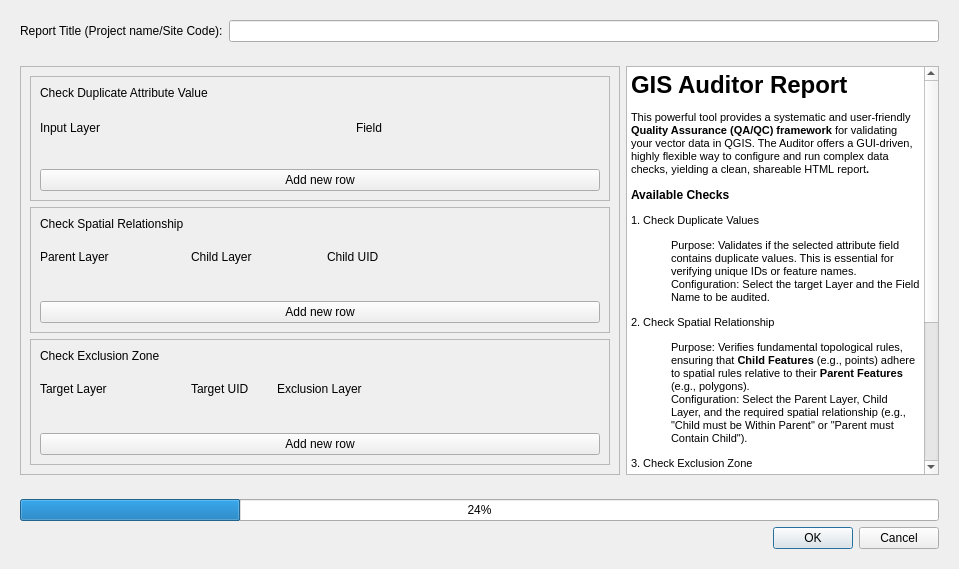
<?xml version="1.0" encoding="UTF-8"?>
<ui version="4.0">
 <class>GISAuditorReportDialogBase</class>
 <widget class="QDialog" name="GISAuditorReportDialogBase">
  <property name="geometry">
   <rect>
    <x>0</x>
    <y>0</y>
    <width>959</width>
    <height>569</height>
   </rect>
  </property>
  <property name="minimumSize">
   <size>
    <width>600</width>
    <height>400</height>
   </size>
  </property>
  <property name="maximumSize">
   <size>
    <width>1000</width>
    <height>800</height>
   </size>
  </property>
  <property name="baseSize">
   <size>
    <width>500</width>
    <height>400</height>
   </size>
  </property>
  <property name="windowTitle">
   <string>GIS Auditor Report</string>
  </property>
  <layout class="QGridLayout" name="gridLayout_3">
   <property name="sizeConstraint">
    <enum>QLayout::SetDefaultConstraint</enum>
   </property>
   <item row="4" column="0">
    <widget class="QWidget" name="contentWidget" native="true">
     <layout class="QGridLayout" name="gridLayout_2" columnstretch="0,70,30">
      <item row="0" column="2">
       <widget class="QTextBrowser" name="helpTextBrowser">
        <property name="html">
         <string>&lt;!DOCTYPE HTML PUBLIC &quot;-//W3C//DTD HTML 4.0//EN&quot; &quot;http://www.w3.org/TR/REC-html40/strict.dtd&quot;&gt;
&lt;html&gt;&lt;head&gt;&lt;meta name=&quot;qrichtext&quot; content=&quot;1&quot; /&gt;&lt;style type=&quot;text/css&quot;&gt;
p, li { white-space: pre-wrap; }
&lt;/style&gt;&lt;/head&gt;&lt;body style=&quot; font-family:'MS Shell Dlg 2'; font-size:8.25pt; font-weight:400; font-style:normal;&quot;&gt;
&lt;h1 style=&quot; margin-top:18px; margin-bottom:12px; margin-left:0px; margin-right:0px; -qt-block-indent:0; text-indent:0px;&quot;&gt;&lt;span style=&quot; font-size:xx-large; font-weight:600;&quot;&gt;GIS Auditor Report&lt;/span&gt;&lt;/h1&gt;
&lt;p style=&quot; margin-top:12px; margin-bottom:12px; margin-left:0px; margin-right:0px; -qt-block-indent:0; text-indent:0px;&quot;&gt;This powerful tool provides a systematic and user-friendly &lt;span style=&quot; font-weight:600;&quot;&gt;Quality Assurance (QA/QC) framework&lt;/span&gt; for validating your vector data in QGIS. The Auditor offers a GUI-driven, highly flexible way to configure and run complex data checks, yielding a clean, shareable HTML&lt;span style=&quot; font-weight:600;&quot;&gt; &lt;/span&gt;report&lt;span style=&quot; font-weight:600;&quot;&gt;.&lt;/span&gt;&lt;/p&gt;
&lt;h4 style=&quot; margin-top:12px; margin-bottom:12px; margin-left:0px; margin-right:0px; -qt-block-indent:0; text-indent:0px;&quot;&gt;&lt;span style=&quot; font-size:medium; font-weight:600;&quot;&gt;Available Checks&lt;/span&gt;&lt;/h4&gt;
&lt;p style=&quot; margin-top:12px; margin-bottom:12px; margin-left:0px; margin-right:0px; -qt-block-indent:0; text-indent:0px;&quot;&gt;1. Check Duplicate Values&lt;/p&gt;
&lt;p style=&quot; margin-top:0px; margin-bottom:0px; margin-left:0px; margin-right:0px; -qt-block-indent:1; text-indent:0px;&quot;&gt;Purpose: Validates if the selected attribute field contains duplicate values. This is essential for verifying unique IDs or feature names.            &lt;/p&gt;
&lt;p style=&quot; margin-top:0px; margin-bottom:0px; margin-left:0px; margin-right:0px; -qt-block-indent:1; text-indent:0px;&quot;&gt;Configuration: Select the target Layer and the Field Name to be audited.                &lt;/p&gt;
&lt;p style=&quot; margin-top:12px; margin-bottom:12px; margin-left:0px; margin-right:0px; -qt-block-indent:0; text-indent:0px;&quot;&gt;&lt;span style=&quot; font-size:8pt;&quot;&gt;2. Check Spatial Relationship&lt;/span&gt;&lt;/p&gt;
&lt;p style=&quot; margin-top:0px; margin-bottom:0px; margin-left:0px; margin-right:0px; -qt-block-indent:1; text-indent:0px;&quot;&gt;Purpose: Verifies fundamental topological rules, ensuring that &lt;span style=&quot; font-weight:600;&quot;&gt;Child Features&lt;/span&gt; (e.g., points) adhere to spatial rules relative to their &lt;span style=&quot; font-weight:600;&quot;&gt;Parent Features&lt;/span&gt; (e.g., polygons).            &lt;/p&gt;
&lt;p style=&quot; margin-top:0px; margin-bottom:0px; margin-left:0px; margin-right:0px; -qt-block-indent:1; text-indent:0px;&quot;&gt;Configuration: Select the Parent Layer, Child Layer, and the required spatial relationship (e.g., &amp;quot;Child must be Within Parent&amp;quot; or &amp;quot;Parent must Contain Child&amp;quot;).                &lt;/p&gt;
&lt;p style=&quot; margin-top:12px; margin-bottom:12px; margin-left:0px; margin-right:0px; -qt-block-indent:0; text-indent:0px;&quot;&gt;&lt;span style=&quot; font-size:8pt;&quot;&gt;3. Check Exclusion Zone&lt;/span&gt;&lt;/p&gt;
&lt;p style=&quot; margin-top:0px; margin-bottom:12px; margin-left:0px; margin-right:0px; -qt-block-indent:0; text-indent:0px;&quot;&gt; Purpose: Identifies features that violate a predefined restricted area. This check ensures that the &lt;span style=&quot; font-weight:600;&quot;&gt;Target Layer&lt;/span&gt; does not intersect or touch the *Exclusion Zone. &lt;/p&gt;
&lt;p style=&quot; margin-top:0px; margin-bottom:0px; margin-left:0px; margin-right:0px; -qt-block-indent:1; text-indent:0px;&quot;&gt;Configuration: Select the Target Layer and the Exclusion Zone Layer.            &lt;/p&gt;
&lt;h4 style=&quot; margin-top:12px; margin-bottom:12px; margin-left:0px; margin-right:0px; -qt-block-indent:0; text-indent:0px;&quot;&gt;&lt;span style=&quot; font-size:medium; font-weight:600;&quot;&gt;Usage Instructions&lt;/span&gt;&lt;/h4&gt;
&lt;ol style=&quot;margin-top: 0px; margin-bottom: 0px; margin-left: 0px; margin-right: 0px; -qt-list-indent: 1;&quot;&gt;&lt;li style=&quot;&quot; style=&quot; margin-top:12px; margin-bottom:0px; margin-left:0px; margin-right:0px; -qt-block-indent:0; text-indent:0px;&quot;&gt;&lt;span style=&quot; font-weight:600;&quot;&gt;Add Configuration:&lt;/span&gt; Click the &lt;span style=&quot; font-weight:600;&quot;&gt;Add one row&lt;/span&gt; button under the desired check type to add a configuration row.    &lt;/li&gt;
&lt;li style=&quot;&quot; style=&quot; margin-top:0px; margin-bottom:0px; margin-left:0px; margin-right:0px; -qt-block-indent:0; text-indent:0px;&quot;&gt;&lt;span style=&quot; font-weight:600;&quot;&gt;Configure Parameters:&lt;/span&gt; Select the required &lt;span style=&quot; font-weight:600;&quot;&gt;Layer&lt;/span&gt; and &lt;span style=&quot; font-weight:600;&quot;&gt;Field/Relationship&lt;/span&gt; parameters for the new row.    &lt;/li&gt;
&lt;li style=&quot;&quot; style=&quot; margin-top:0px; margin-bottom:12px; margin-left:0px; margin-right:0px; -qt-block-indent:0; text-indent:0px;&quot;&gt;&lt;span style=&quot; font-weight:600;&quot;&gt;Run Audit:&lt;/span&gt; Click the &lt;span style=&quot; font-weight:600;&quot;&gt;Run&lt;/span&gt; button at the bottom right. The plugin will execute all configured checks.&lt;/li&gt;&lt;/ol&gt;&lt;/body&gt;&lt;/html&gt;</string>
        </property>
       </widget>
      </item>
      <item row="0" column="1">
       <widget class="QScrollArea" name="scrollArea">
        <property name="maximumSize">
         <size>
          <width>600</width>
          <height>16777215</height>
         </size>
        </property>
        <property name="baseSize">
         <size>
          <width>600</width>
          <height>500</height>
         </size>
        </property>
        <property name="widgetResizable">
         <bool>true</bool>
        </property>
        <widget class="QWidget" name="scrollAreaWidgetContents">
         <property name="geometry">
          <rect>
           <x>0</x>
           <y>0</y>
           <width>598</width>
           <height>413</height>
          </rect>
         </property>
         <layout class="QGridLayout" name="gridLayout">
          <item row="2" column="0">
           <widget class="QFrame" name="exclusionCheckSection">
            <property name="frameShape">
             <enum>QFrame::StyledPanel</enum>
            </property>
            <property name="frameShadow">
             <enum>QFrame::Raised</enum>
            </property>
            <layout class="QVBoxLayout" name="verticalLayout_4">
             <item>
              <widget class="QLabel" name="exclusionLabel">
               <property name="font">
                <font>
                 <pointsize>9</pointsize>
                </font>
               </property>
               <property name="text">
                <string>Check Exclusion Zone</string>
               </property>
              </widget>
             </item>
             <item>
              <layout class="QVBoxLayout" name="exclusionCheckContent" stretch="5,90,0,5">
               <item>
                <widget class="QWidget" name="labelExclusionWidget" native="true">
                 <layout class="QHBoxLayout" name="horizontalLayout_3" stretch="25,25,25,0">
                  <property name="leftMargin">
                   <number>0</number>
                  </property>
                  <property name="topMargin">
                   <number>10</number>
                  </property>
                  <property name="bottomMargin">
                   <number>0</number>
                  </property>
                  <item>
                   <widget class="QLabel" name="targetLayerLabel">
                    <property name="maximumSize">
                     <size>
                      <width>145</width>
                      <height>16777215</height>
                     </size>
                    </property>
                    <property name="text">
                     <string>Target Layer</string>
                    </property>
                   </widget>
                  </item>
                  <item>
                   <widget class="QLabel" name="targetLayerUID">
                    <property name="maximumSize">
                     <size>
                      <width>80</width>
                      <height>16777215</height>
                     </size>
                    </property>
                    <property name="text">
                     <string>Target UID</string>
                    </property>
                   </widget>
                  </item>
                  <item>
                   <widget class="QLabel" name="exclusionLayerLabel">
                    <property name="maximumSize">
                     <size>
                      <width>130</width>
                      <height>16777215</height>
                     </size>
                    </property>
                    <property name="text">
                     <string>Exclusion Layer</string>
                    </property>
                   </widget>
                  </item>
                  <item>
                   <spacer name="horizontalSpacer_2">
                    <property name="orientation">
                     <enum>Qt::Horizontal</enum>
                    </property>
                    <property name="sizeHint" stdset="0">
                     <size>
                      <width>40</width>
                      <height>20</height>
                     </size>
                    </property>
                   </spacer>
                  </item>
                 </layout>
                </widget>
               </item>
               <item>
                <layout class="QHBoxLayout" name="exclusionCheckBaseRow"/>
               </item>
               <item>
                <spacer name="verticalSpacer_3">
                 <property name="orientation">
                  <enum>Qt::Vertical</enum>
                 </property>
                 <property name="sizeHint" stdset="0">
                  <size>
                   <width>20</width>
                   <height>40</height>
                  </size>
                 </property>
                </spacer>
               </item>
               <item>
                <widget class="QPushButton" name="addExclusionButton">
                 <property name="text">
                  <string>Add new row</string>
                 </property>
                </widget>
               </item>
              </layout>
             </item>
            </layout>
           </widget>
          </item>
          <item row="0" column="0">
           <widget class="QFrame" name="duplicateCheckSection">
            <property name="frameShape">
             <enum>QFrame::StyledPanel</enum>
            </property>
            <property name="frameShadow">
             <enum>QFrame::Raised</enum>
            </property>
            <layout class="QVBoxLayout" name="verticalLayout_3">
             <item>
              <widget class="QLabel" name="duplicateLabel">
               <property name="font">
                <font>
                 <pointsize>9</pointsize>
                </font>
               </property>
               <property name="text">
                <string>Check Duplicate Attribute Value</string>
               </property>
              </widget>
             </item>
             <item>
              <layout class="QVBoxLayout" name="duplicateCheckContent" stretch="5,90,0,5">
               <item>
                <widget class="QWidget" name="labelDuplicateWidget" native="true">
                 <layout class="QHBoxLayout" name="horizontalLayout_2" stretch="65,40">
                  <property name="leftMargin">
                   <number>0</number>
                  </property>
                  <property name="topMargin">
                   <number>15</number>
                  </property>
                  <property name="rightMargin">
                   <number>0</number>
                  </property>
                  <property name="bottomMargin">
                   <number>0</number>
                  </property>
                  <item>
                   <widget class="QLabel" name="duplicateLayerLabel">
                    <property name="maximumSize">
                     <size>
                      <width>310</width>
                      <height>16777215</height>
                     </size>
                    </property>
                    <property name="text">
                     <string>Input Layer</string>
                    </property>
                   </widget>
                  </item>
                  <item>
                   <widget class="QLabel" name="duplicateFieldLabel">
                    <property name="maximumSize">
                     <size>
                      <width>300</width>
                      <height>16777215</height>
                     </size>
                    </property>
                    <property name="text">
                     <string>Field</string>
                    </property>
                   </widget>
                  </item>
                 </layout>
                </widget>
               </item>
               <item>
                <layout class="QHBoxLayout" name="duplicateCheckBaseRow">
                 <property name="spacing">
                  <number>0</number>
                 </property>
                 <property name="bottomMargin">
                  <number>0</number>
                 </property>
                </layout>
               </item>
               <item>
                <spacer name="verticalSpacer">
                 <property name="orientation">
                  <enum>Qt::Vertical</enum>
                 </property>
                 <property name="sizeHint" stdset="0">
                  <size>
                   <width>20</width>
                   <height>40</height>
                  </size>
                 </property>
                </spacer>
               </item>
               <item>
                <widget class="QPushButton" name="addDuplicateLayerButton">
                 <property name="minimumSize">
                  <size>
                   <width>80</width>
                   <height>0</height>
                  </size>
                 </property>
                 <property name="text">
                  <string>Add new row</string>
                 </property>
                </widget>
               </item>
              </layout>
             </item>
            </layout>
           </widget>
          </item>
          <item row="1" column="0">
           <widget class="QFrame" name="spatialCheckSection">
            <property name="frameShape">
             <enum>QFrame::StyledPanel</enum>
            </property>
            <property name="frameShadow">
             <enum>QFrame::Raised</enum>
            </property>
            <layout class="QVBoxLayout" name="verticalLayout">
             <item>
              <widget class="QLabel" name="spatialLabel">
               <property name="font">
                <font>
                 <pointsize>9</pointsize>
                </font>
               </property>
               <property name="text">
                <string>Check Spatial Relationship</string>
               </property>
              </widget>
             </item>
             <item>
              <layout class="QVBoxLayout" name="spatialCheckContent" stretch="5,90,0,5">
               <item>
                <widget class="QWidget" name="labelSpatialWidget" native="true">
                 <layout class="QHBoxLayout" name="horizontalLayout_4" stretch="25,25,25,0">
                  <property name="leftMargin">
                   <number>0</number>
                  </property>
                  <property name="topMargin">
                   <number>10</number>
                  </property>
                  <property name="bottomMargin">
                   <number>0</number>
                  </property>
                  <item>
                   <widget class="QLabel" name="parentLabel">
                    <property name="maximumSize">
                     <size>
                      <width>145</width>
                      <height>16777215</height>
                     </size>
                    </property>
                    <property name="text">
                     <string>Parent Layer</string>
                    </property>
                    <property name="textFormat">
                     <enum>Qt::AutoText</enum>
                    </property>
                    <property name="alignment">
                     <set>Qt::AlignLeading|Qt::AlignLeft|Qt::AlignVCenter</set>
                    </property>
                   </widget>
                  </item>
                  <item>
                   <widget class="QLabel" name="childLabel">
                    <property name="maximumSize">
                     <size>
                      <width>130</width>
                      <height>16777215</height>
                     </size>
                    </property>
                    <property name="text">
                     <string>Child Layer</string>
                    </property>
                   </widget>
                  </item>
                  <item>
                   <widget class="QLabel" name="childLayerUIDlabel">
                    <property name="maximumSize">
                     <size>
                      <width>100</width>
                      <height>16777215</height>
                     </size>
                    </property>
                    <property name="text">
                     <string>Child UID</string>
                    </property>
                   </widget>
                  </item>
                  <item>
                   <spacer name="horizontalSpacer">
                    <property name="orientation">
                     <enum>Qt::Horizontal</enum>
                    </property>
                    <property name="sizeHint" stdset="0">
                     <size>
                      <width>40</width>
                      <height>20</height>
                     </size>
                    </property>
                   </spacer>
                  </item>
                 </layout>
                </widget>
               </item>
               <item>
                <layout class="QHBoxLayout" name="spatialCheckBaseRow"/>
               </item>
               <item>
                <spacer name="verticalSpacer_2">
                 <property name="orientation">
                  <enum>Qt::Vertical</enum>
                 </property>
                 <property name="sizeHint" stdset="0">
                  <size>
                   <width>20</width>
                   <height>40</height>
                  </size>
                 </property>
                </spacer>
               </item>
               <item>
                <widget class="QPushButton" name="addSpatialButton">
                 <property name="text">
                  <string>Add new row</string>
                 </property>
                </widget>
               </item>
              </layout>
             </item>
            </layout>
           </widget>
          </item>
         </layout>
        </widget>
       </widget>
      </item>
     </layout>
    </widget>
   </item>
   <item row="5" column="0">
    <widget class="QWidget" name="bottomWidget" native="true">
     <layout class="QVBoxLayout" name="verticalLayout_2">
      <item>
       <widget class="QProgressBar" name="progressBar">
        <property name="value">
         <number>24</number>
        </property>
       </widget>
      </item>
      <item>
       <widget class="QDialogButtonBox" name="button_box">
        <property name="orientation">
         <enum>Qt::Horizontal</enum>
        </property>
        <property name="standardButtons">
         <set>QDialogButtonBox::Cancel|QDialogButtonBox::Ok</set>
        </property>
       </widget>
      </item>
     </layout>
    </widget>
   </item>
   <item row="0" column="0">
    <widget class="QWidget" name="widget" native="true">
     <layout class="QHBoxLayout" name="horizontalLayout">
      <item>
       <widget class="QLabel" name="siteCodeLabel">
        <property name="text">
         <string>Report Title (Project name/Site Code):</string>
        </property>
       </widget>
      </item>
      <item>
       <widget class="QLineEdit" name="siteCodeLineEdit"/>
      </item>
     </layout>
    </widget>
   </item>
  </layout>
 </widget>
 <resources/>
 <connections>
  <connection>
   <sender>button_box</sender>
   <signal>accepted()</signal>
   <receiver>GISAuditorReportDialogBase</receiver>
   <slot>accept()</slot>
   <hints>
    <hint type="sourcelabel">
     <x>20</x>
     <y>20</y>
    </hint>
    <hint type="destinationlabel">
     <x>20</x>
     <y>20</y>
    </hint>
   </hints>
  </connection>
  <connection>
   <sender>button_box</sender>
   <signal>rejected()</signal>
   <receiver>GISAuditorReportDialogBase</receiver>
   <slot>reject()</slot>
   <hints>
    <hint type="sourcelabel">
     <x>20</x>
     <y>20</y>
    </hint>
    <hint type="destinationlabel">
     <x>20</x>
     <y>20</y>
    </hint>
   </hints>
  </connection>
 </connections>
</ui>
